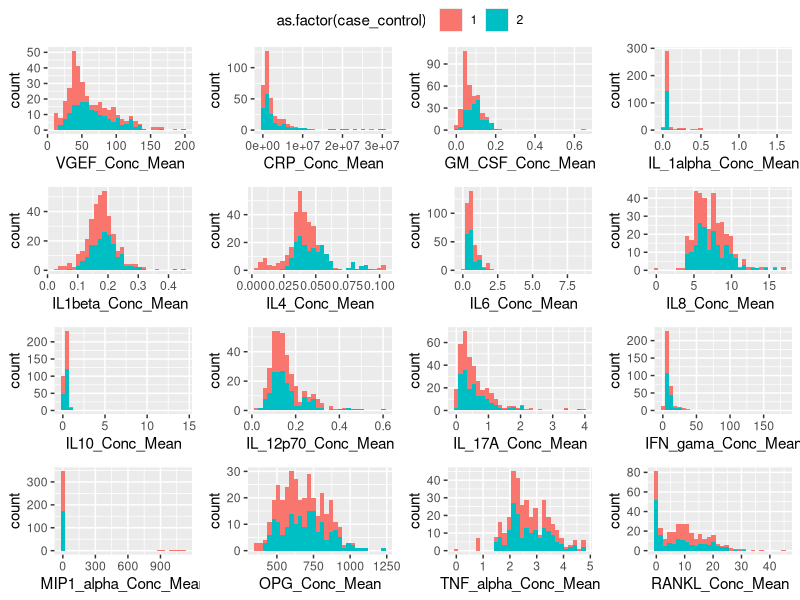
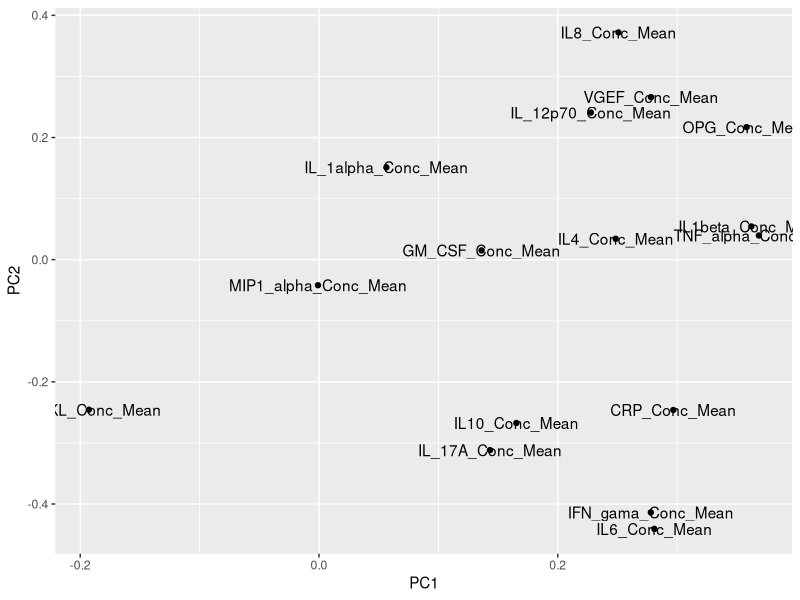
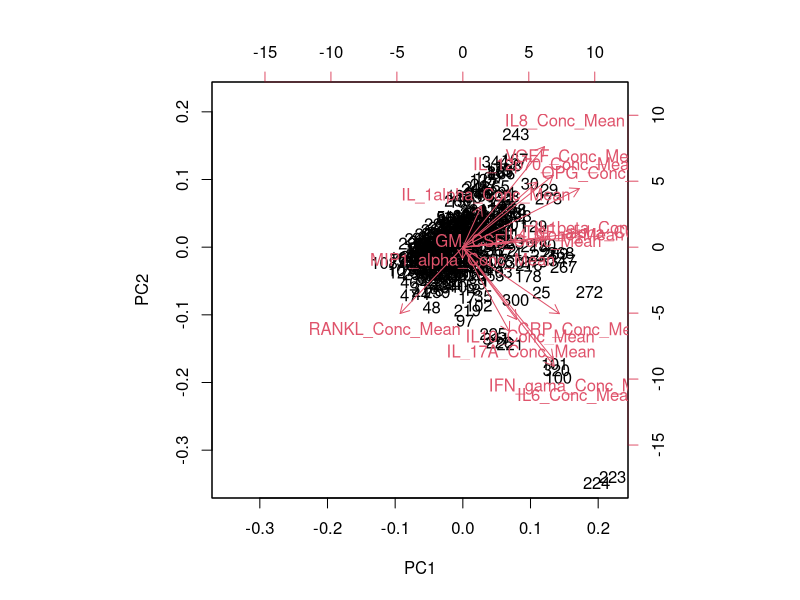

Here is the R script that generated these plots, in order:
# exploration
library(tidyverse)
library(ggpubr)

df = read.csv("./Data/export_txt_6_10_20_results_combi_merged.txt", sep="\t")
raw_df = read.csv("./Data/Working data_280620.csv")
colnames(raw_df) = c("plate", "sample", "sample_id", "subject_id", "gender", "age", "DMFT", "duplicate", "visit", "case_control",
                     "VEGF", "VEGF_mean", "VEGF_cv", "CRP", "CRP_mean", "CRP_cv", "GM_CSF", "GM_CSF_mean", "GM_CSF_cv", "IL1alpha",
                     "IL1alpha_mean", "IL1alpha_cv", "IL1beta", "IL1beta_mean", "IL1beta_cv", "IL4", "IL4_mean", "IL4_cv", "IL6",
                     "IL6_mean", "IL6_cv", "IL8", "IL8_mean", "IL8_cv", "IL10", "IL10_mean", "IL10_cv", "IL12p70", "IL12p70_mean",
                     "IL12p70_cv", "IL17A", "IL17A_mean", "IL17A_cv", "IFN_gamma", "IFN_gamma_mean", "IFN_gamma_cv", "MIP1alpha",
                     "MIP1alpha_mean", "MIP1alpha_cv", "OPG", "OPG_mean", "OPG_cv", "TNFalpha", "TNFalpha_mean", "TNFalpha_cv")

metadata = raw_df %>% select(subject_id, gender, age, DMFT, visit, case_control) %>% unique() %>% as_tibble()
#raw_df %>% as_tibble() %>% mutate(id=paste0(subject_id,visit)) %>% ggplot(aes(x=as.factor(duplicate),y=OPG) ) + geom_boxplot() + geom_point() + geom_line(aes(group=id))

# Mean is okay for: VEGF, CRP, IL4, IL6, IL8, IL10, IL12p70, IFN_gamma, MIP1alpha, TNFalpha, OPG (only slightly problematic)
# Only replicate 1 is okay for: IL1beta
# Only replicate 2 is okay for: GM_CSF, IL17A
# Problematic: IL1alpha

# Magic line that fixes everything
new_df = raw_df %>% select(subject_id, visit, duplicate, VEGF, CRP, GM_CSF, IL1alpha, IL1beta, IL4, IL6, IL8, IL10, IL12p70, IL17A, IFN_gamma, MIP1alpha, OPG, TNFalpha) %>% pivot_longer(-c(subject_id,visit,duplicate)) %>% mutate(newname=paste0(name,"_",duplicate)) %>% select(-duplicate,-name) %>% pivot_wider(names_from=newname) %>% mutate(VEGF_final = rowMeans(select(., starts_with("VEGF_")), na.rm = TRUE), CRP_final = rowMeans(select(., starts_with("CRP_")), na.rm = TRUE), GM_CSF_final = GM_CSF_2, IL1alpha_final = rowMeans(select(., starts_with("IL1alpha_")), na.rm = TRUE), IL1beta_final = IL1beta_1, IL4_final = rowMeans(select(., starts_with("IL4_")), na.rm = TRUE), IL6_final = rowMeans(select(., starts_with("IL6_")), na.rm = TRUE), IL8_final = rowMeans(select(., starts_with("IL8_")), na.rm = TRUE), IL10_final = rowMeans(select(., starts_with("IL10_")), na.rm = TRUE), IL12p70_final = rowMeans(select(., starts_with("IL12p70_")), na.rm = TRUE), IL17A_final = IL17A_2, IFN_gamma_final = rowMeans(select(., starts_with("IFN_gamma_")), na.rm = TRUE), MIP1alpha_final = rowMeans(select(., starts_with("MIP1alpha_")), na.rm = TRUE), OPG_final = rowMeans(select(., starts_with("OPG_")), na.rm = TRUE), TNFalpha_final = rowMeans(select(., starts_with("TNFalpha_")), na.rm = TRUE))
new_df = new_df %>% select(subject_id, visit, VEGF_final, CRP_final, GM_CSF_final, IL1alpha_final, IL1beta_final, IL4_final, IL6_final, IL8_final, IL10_final, IL12p70_final, IL17A_final, IFN_gamma_final, MIP1alpha_final, OPG_final, TNFalpha_final)
new_df = new_df %>% left_join(metadata)
new_df$visit = as.numeric(as.factor(new_df$visit))
new_df = new_df %>% mutate(SubjectID = subject_id, Visit = visit) %>% left_join(df %>% select(SubjectID, Visit, RANKL_Conc_Mean)) %>% select(-SubjectID,-Visit)

new_df_numeric = new_df %>% select(-subject_id, -visit, -gender, -age, -DMFT, -case_control)
new_df_metadata = new_df %>% select(subject_id, visit, gender, age, DMFT, case_control)

a = df %>% ggplot(aes(x=VGEF_Conc_Mean, fill=as.factor(case_control))) + geom_histogram()
b=df %>% ggplot(aes(x=CRP_Conc_Mean, fill=as.factor(case_control))) + geom_histogram()
c=df %>% ggplot(aes(x=GM_CSF_Conc_Mean, fill=as.factor(case_control))) + geom_histogram()
d=df %>% ggplot(aes(x=IL_1alpha_Conc_Mean, fill=as.factor(case_control))) + geom_histogram()
e=df %>% ggplot(aes(x=IL1beta_Conc_Mean, fill=as.factor(case_control))) + geom_histogram()
f=df %>% ggplot(aes(x=IL4_Conc_Mean, fill=as.factor(case_control))) + geom_histogram()
g=df %>% ggplot(aes(x=IL6_Conc_Mean, fill=as.factor(case_control))) + geom_histogram()
h=df %>% ggplot(aes(x=IL8_Conc_Mean, fill=as.factor(case_control))) + geom_histogram()
i=df %>% ggplot(aes(x=IL10_Conc_Mean, fill=as.factor(case_control))) + geom_histogram()
j=df %>% ggplot(aes(x=IL_12p70_Conc_Mean, fill=as.factor(case_control))) + geom_histogram()
k=df %>% ggplot(aes(x=IL_17A_Conc_Mean, fill=as.factor(case_control))) + geom_histogram()
l=df %>% ggplot(aes(x=IFN_gama_Conc_Mean, fill=as.factor(case_control))) + geom_histogram()
m=df %>% ggplot(aes(x=MIP1_alpha_Conc_Mean, fill=as.factor(case_control))) + geom_histogram()
n=df %>% ggplot(aes(x=OPG_Conc_Mean, fill=as.factor(case_control))) + geom_histogram()
o=df %>% ggplot(aes(x=TNF_alpha_Conc_Mean, fill=as.factor(case_control))) + geom_histogram()
p=df %>% ggplot(aes(x=RANKL_Conc_Mean, fill=as.factor(case_control))) + geom_histogram()
ggarrange(a,b,c,d,e,f,g,h,i,j,k,l,m,n,o,p, common.legend=TRUE)

df.meta = df[,1:13] %>% as_tibble()
df.numeric = df[,14:ncol(df)] %>% as_tibble()

# Autoscale for PCA
df.numeric.norm = apply(df.numeric, 2, function(x){(x - mean(x, na.rm=TRUE)) / sd(x, na.rm=TRUE)})

# Remove missing sample
df.numeric.norm = df.numeric.norm[-147,]

# PCA
model = prcomp(df.numeric.norm)
model$rotation %>% as_tibble() %>% ggplot(aes(x=PC1,y=PC2,label=colnames(df.numeric.norm))) + geom_point() + geom_text()
biplot(model, choices=1:2)